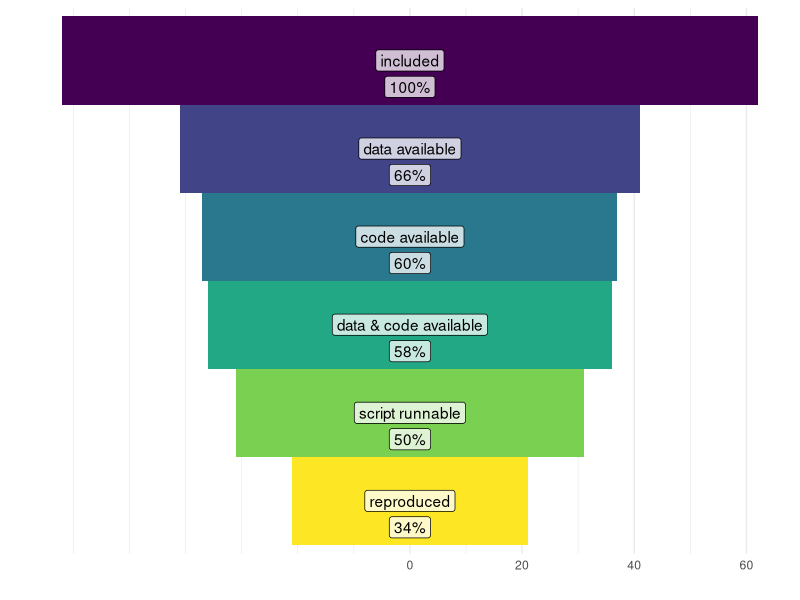

This chart was generated by the following R code:
## ---- chunk 1
library(tidyverse)

obels_df = tribble(
    ~check, ~n, 
    'included', 62, 
    'data available', 41, 
    'code available', 37, 
    'data & code available', 36,
    'script runnable', 31, 
    'reproduced', 21
) %>% 
    mutate(check = fct_inorder(check), 
           total = 62, 
           frac = n / total)

time2_trans = scales::trans_new(
    name = 'times2', 
    inverse = function(x) {2*x}, 
    transform = function(x) {x/2}
)

ggplot(obels_df, aes(check)) +
    geom_tile(aes(x = fct_rev(check), y = 0L, 
                  width = 1L, height = n, 
                  fill = as.factor(n))) +
    geom_label(aes(label = check,
               x = check, y = 0L), alpha = .75) +
    geom_label(aes(label = scales::percent(frac, accuracy = 2),
                   x = check, y = 0L), 
               position = position_nudge(x = -.3), 
               alpha = .75) +
    scale_fill_viridis_d(direction = -1,
                         guide = FALSE) +
    scale_x_discrete(name = '', breaks = c()) +
    scale_y_continuous(name = '', trans = time2_trans, 
                       breaks = seq(0, 60, by = 20), 
                       minor_breaks = seq(-60, 60, by = 10)) +
    coord_flip() +
    theme_minimal()
